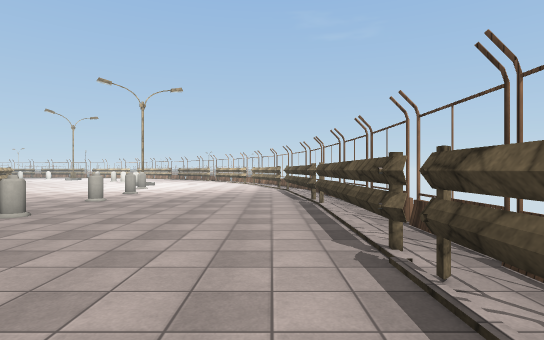
view 1 (above)

12 first-person views from a walk through a 3-D level made in the Unity game engine. The camera is 1.5 m above the floor, looks level and sees 80° across. The floor is counted in squares, 2 m on a side. Each view is taken from the middle of a square. On the plan, view 1 faces up. The plan holds only what a view shows up to about 11 squares ahead; the rest is blank. The place goes on beyond the plan. Surface patterns are stand-ins for the level's own textures.

view 2
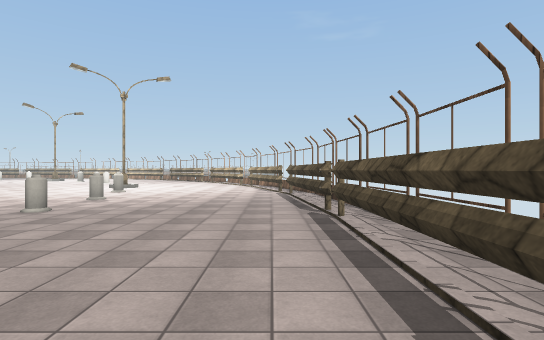

view 3
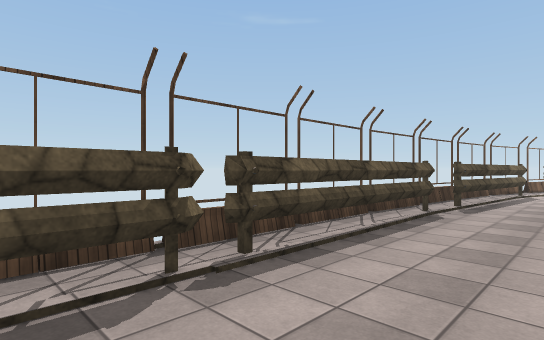

view 4
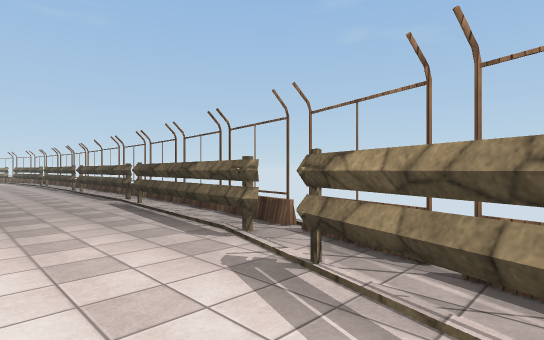

view 5
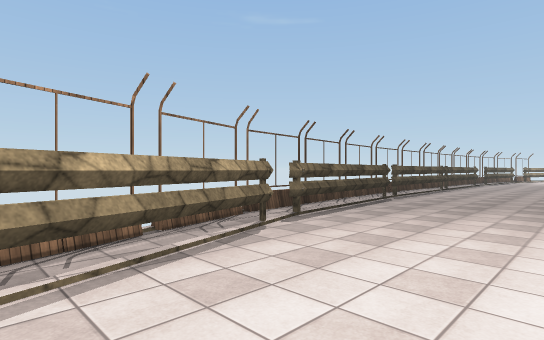

view 6
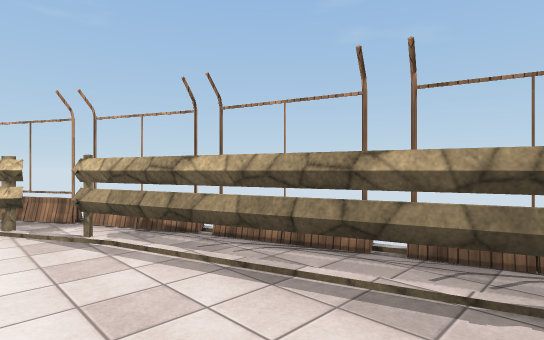

view 7
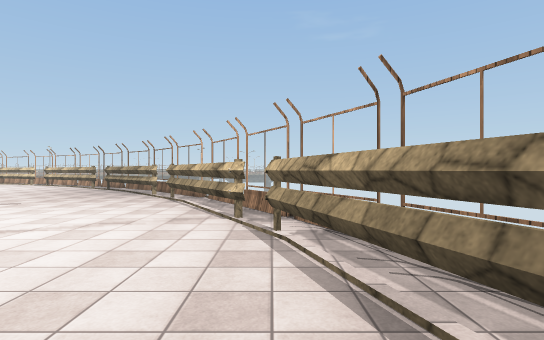

view 8
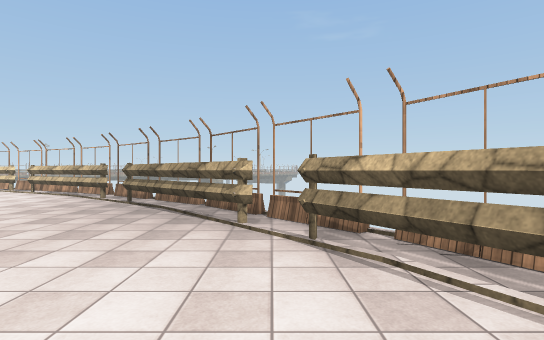

view 9
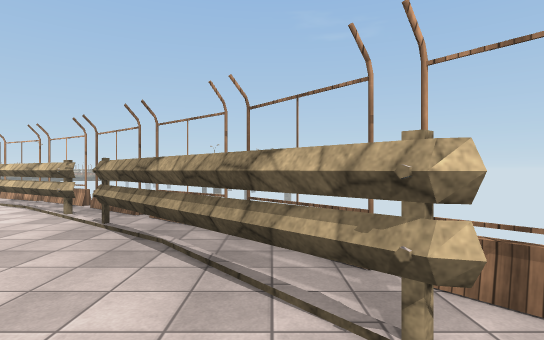

view 10
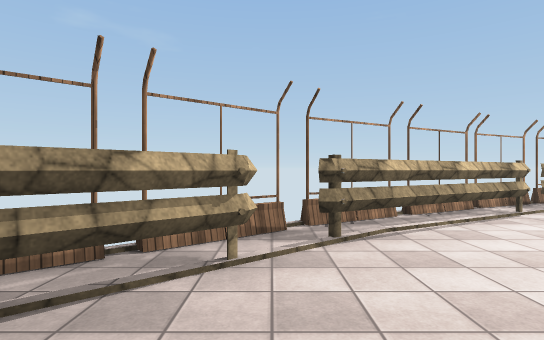

view 11
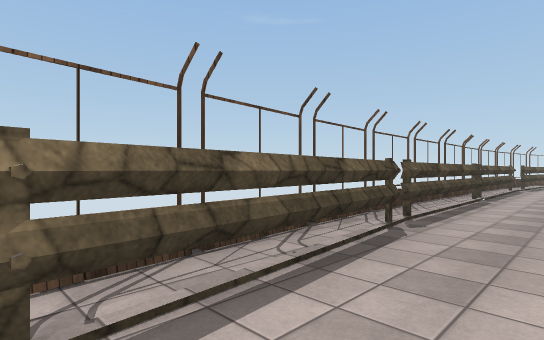

view 12
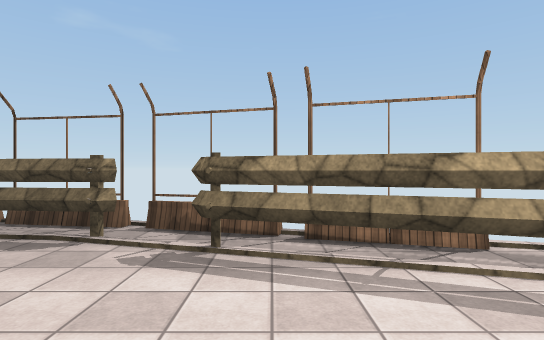

### Floor plan
Points are (right, up) in squares from view 1. A wall is a line through its corners. A room is listed if a view was taken in it or the views show most of it. See-through windows are left out.
Room 1 (views 1, 2, 3, 4, 5, 6, 7, 8, 9, 10, 11, 12)
walls: (0.2, 12.7) (-1.1, 16.9); (0.9, 7.6) (0.4, 12); (-1.5, 17.6) (-3.7, 21.4); (-4.4, 22.2) (-6.6, 24.6); (1, -2.1) (1, 7.2); (0.3, -7.3) (0.8, -2.9); (-0.9, -10.6) (0, -8.3)
objects: other object (-5, 10); other object (-5, 13); other object (-4, 5); other object (-4, 8)

Positions as (right, up) in squares from view 1, and headings:
1: (0, 0), facing up
2: (0, 2), facing up
3: (-1, 4), facing down-right
4: (-2, -10), facing up-right
5: (-3, 16), facing down-right
6: (-2, 13), facing up-right
7: (-1, 13), facing up
8: (-4, 18), facing up
9: (-5, 21), facing up
10: (-7, 22), facing right
11: (-1, 12), facing down-right
12: (-3, -9), facing right
